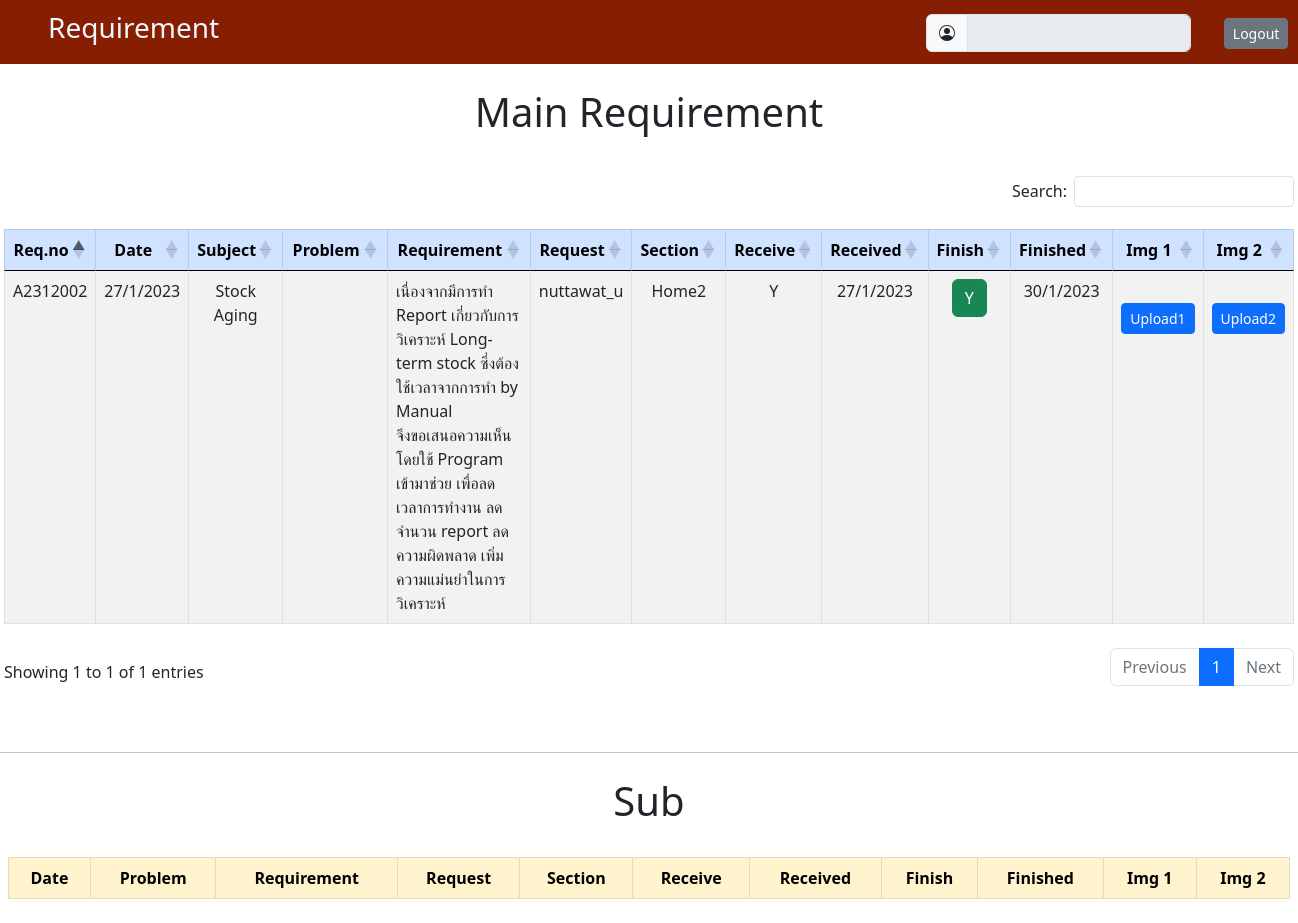
Screenshot of /requirement_detail.php?ID=A2312002&Subject=Stock Aging with the database file from the repository.
### tables this page shows
CREATE TABLE `job` (
  `ID` varchar(255) NOT NULL,
  `Date` varchar(20) NOT NULL,
  `Subject` varchar(255) NOT NULL,
  `Problem` text NOT NULL,
  `Requirement` text NOT NULL,
  `Request_by` varchar(30) NOT NULL,
  `Receive` varchar(10) NOT NULL,
  `Receive_date` varchar(20) NOT NULL,
  `Finish` varchar(10) NOT NULL,
  `Finish_date` varchar(20) NOT NULL,
  `Sub` int(100) NOT NULL,
  `Department` varchar(20) NOT NULL,
  `Section` varchar(20) NOT NULL
);

### DB/controller.php (called while the page is built, shortened)
<?php
class Controller{
    private $db;
    function __construct($pdo){
        $this->db = $pdo;
    }
    function showdata_sub($Subject){
        try{
            $sql = "SELECT * FROM job_sub WHERE Subject = '$Subject' ORDER BY ID DESC ";
            $result = $this->db->query($sql);
            return $result;
        }catch(PDOException $e){
            $e->getMessage();
            return false;
        }
    }
    function showdata_id($ID){
        try{
            $sql = "SELECT * FROM job WHERE ID = '$ID'";
            $result = $this->db->query($sql);
            return $result;
        }catch(PDOException $e){
          $e->getMessage();
          return false;
        }
  }
}
?>

### requirement_detail.php (the view, shortened to what this page needs)
<!DOCTYPE html>
<html lang="en">
<head>
    <link rel="stylesheet" href="Css/section.css">
    <link href="https://cdn.jsdelivr.net/npm/bootstrap@5.0.2/dist/css/bootstrap.min.css" rel="stylesheet">
    <link rel="stylesheet" href="https://cdnjs.cloudflare.com/ajax/libs/twitter-bootstrap/5.3.0/css/bootstrap.min.css">
    <link rel="stylesheet" href="https://cdn.datatables.net/1.13.6/css/dataTables.bootstrap5.min.css">
    <link rel="stylesheet" href="https://cdn.datatables.net/buttons/2.4.2/css/buttons.bootstrap5.min.css">
</head>
<?php
require_once "DB/connnect.php";
if(isset($_GET['ID'])){
    $ID = $_GET['ID'];
    $Subject =  $_GET['Subject'];
    $result = $controller->showdata_id($ID);
    $sub = $controller->showdata_sub($Subject);
}
require_once 'upload.php';
?>
<body>
    <body>
        <div class="head">
            <div>
                <a href="index.php">
                    <h3>Requirement</h3>
                </a>
            </div>
            <div id="login">
                <div>
                    <span class="input-group " style="margin-left: 14.5rem; margin-top:4px; width:50%">
                        <span class="input-group-text" id="basic-addon1">
                        </span>
                        <input type="text" value="<?php echo @$_SESSION['username'] . "  " . @$_SESSION['office']; ?>" readonly name="user_01" class="form-control" placeholder="User Name" aria-label="Input group example" aria-describedby="basic-addon1">
                    </span>
                </div>
                <div class="btn_login  ">
                    <a href="logout.php" class="btn btn-secondary btn-sm mt-2">Logout</a>
                </div>
            </div>
        </div>
        <h1 class="text-center mt-4 mb-4 ">Main Requirement</h1>
        <form action="requirement_detail.php" method="post" class="table p-2">
                <table id="example" class="table table-striped table-bordered" width="100%">
                    <thead class="table-primary">
                        <tr class="text-center">
                            <th class="text-center">Req.no</th>
                            <th class="text-center">Date</th>
                            <th class="text-center">Subject</th>
                            <th class="text-center">Problem</th>
                            <th class="text-center">Requirement</th>
                            <th class="text-center">Request</th>
                            <th class="text-center">Section</th>
                            <th class="text-center">Receive</th>
                            <th class="text-center">Received</th>
                            <th class="text-center">Finish</th>
                            <th class="text-center">Finished</th>
                            <th class="text-center">Img 1</th>
                            <th class="text-center">Img 2</th>
                        </tr>
                    </thead>
                    <tbody>
                        <?php
                        while ($row = $result->fetch(PDO::FETCH_ASSOC)) {
                            $finishValue = @$row['Finish'];
                            if ($finishValue === "N") {
                                $detail = "finish_job.php?ID=" . $row['ID'] . "&Department=" . $row['Department'] . "&Section=" . $row['Section'];
                                $btn = "btn-warning";
                            } else {
                                $btn = "btn-success";
                            }
                        ?>
                            <tr>
                                <td><?php echo $row['ID']; ?></td>
                                <td> <?php echo $row['Date']; ?> </td>
                                <td> <a href="requirement_detail.php?ID=<?php echo $row['ID']."&Subject=".$row['Subject']; ?>"></a><?php echo $row['Subject']; ?> </td>
                                <td class="detail" width="20%" >  <?php  $txt1 = explode("\n",$row["Problem"]);
                                                            foreach ($txt1 as $text1) {
                                                                echo  $text1 . "<br>";
                                                            }?></td>
                                <td class="detail" width="25%" > <?php $txt = explode("\n",$row["Requirement"]);
                                                                    foreach ($txt as $text) {
                                                                        echo $text . "<br>";
                                                                    }?> </td>
                                <td><?php echo $row['Request_by']; ?></td>
                                <td><?php echo $row['Section']; ?></td>
                                <td><?php echo $row['Receive']; ?> </td>
                                <td><?php echo $row['Receive_date']; ?> </td>
                                <td> <a href="<?php echo "#"; ?>" class="btn <?php echo $btn; ?>" disable><?php echo $row['Finish']; ?></a> </td>
                                <td><?php echo $row['Finish_date']; ?></td>
                                <td><img style="width: 100%; height:auto;" src="img_upload/<?php echo $row['ID']; ?>.png" alt="">
                                    <button type="button" onclick="ID('<?php echo $row['ID']; ?>','<?php echo $row['Subject']; ?>')" class="btn btn-primary btn-sm" data-bs-toggle="modal" data-bs-target="#main">Upload1</button></td>
                                <td><img style="width: 100%; height:auto;" src="img_upload/<?php echo $row['ID']; ?>-2.png" alt="">
                                    <button type="button" onclick="ID_2('<?php echo $row['ID']; ?>','<?php echo $row['Subject']; ?>')" class="btn btn-primary btn-sm" data-bs-toggle="modal" data-bs-target="#main2">Upload2</button></td>
                            </tr>
                        <?php } ?>
                    </tbody>
                </table>
        </form>
<hr class="mt-5">
        <h1 class="text-center mt-4 mb-4 ">Sub</h1>
        <form action="requirement_detail.php" method="post" class="p-2">
        <table id="example2" class="table table-striped table-bordered " width="100%" >
                    <thead class="table-warning">
                        <tr>
                            <th class="text-center">Date</th>
                            <th class="text-center">Problem</th>
                            <th class="text-center">Requirement</th>
                            <th class="text-center">Request</th>
                            <th class="text-center">Section</th>
                            <th class="text-center">Receive</th>
                            <th class="text-center">Received</th>
                            <th class="text-center">Finish</th>
                            <th class="text-center">Finished</th>
                            <th class="text-center">Img 1</th>
                            <th class="text-center">Img 2</th>
                        </tr>
                    </thead>
                </table>
        </form>
    </body>
</html>

### Css/section.css (style rules this page uses)
* { padding: 0; margin: 0; box-sizing: border-box; }
.head { background-color: #871e01; height: 4rem; }
.head h3 { margin-left: 2rem; padding: 1rem 1rem; color: aliceblue; }
table { text-align: center; }
table .detail { text-align: left; }
a { text-decoration: none; }

### requirement_detail.php (style rules this page uses)
a { text-decoration: none; }
.head { position: relative; display: flex; }
.head h3 { margin-left: 2rem; padding: 1rem 1rem; color: aliceblue; margin-top: -5px; }
#login { display: flex; position: absolute; right: 0; margin-top: 0.6rem; margin-right: 0.6rem; }
a { color: red; }

### rows the page displays
job: ID "A2312002", Date "27/1/2023", Subject "Stock Aging", Requirement "เนื่องจากมีการทำ Report เกี่ยวกับการวิเคราะห์ Long-term stock ซึ่งต้องใช้เวลาจากการทำ by Manual", Requirement "จึงขอเสนอความเห็นโดยใช้ Program เข้ามาช่วย เพื่อลดเวลาการทำงาน ลดจำนวน report ลดความผิดพลาด เพิ่มความแม่นยำในการวิเคราะห์", Request_by "nuttawat_u", Section "Home2", Receive "Y", Receive_date "27/1/2023", Finish "Y", Finish_date "30/1/2023"
